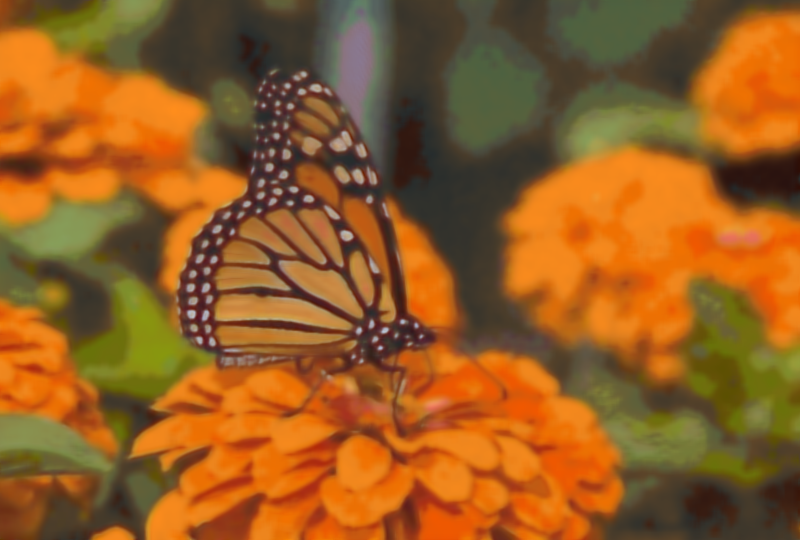
#> input picture data set/data 1/out 1/denoised2.png, 800 x 540 px
$ python dct.py denoised2.png   (older library calls are emulated)
#> lines starting #> are read from the running program, lines starting #| are printed output that depends on the picture
import sys, os
from PIL import Image
import numpy
import scipy.fftpack

# sourceImage = sys.argv[1]
sourceImage = 'denoised2.png'
image = Image.open('denoised2.png')
#> image is the input picture: PIL image 800x540 RGB; mean R, G, B 148.1, 93.1, 35.2
image = image.resize( (128,128), 1 )
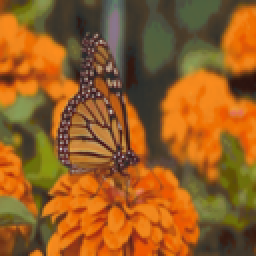
#> image: PIL image 128x128 RGB (shown 2 times larger); mean R, G, B 148.1, 93.1, 35.2
#image = image.convert("L")

dctSize = image.size[0]
#> dctSize = 128

# get raw pixel values:
pixels = numpy.array(image.getdata(), dtype=numpy.float).reshape((dctSize, dctSize,3))

# perform 2-dimensional DCT (discrete cosine transform):
dct = scipy.fftpack.dct(scipy.fftpack.dct(pixels.T, norm="ortho").T, norm="ortho")
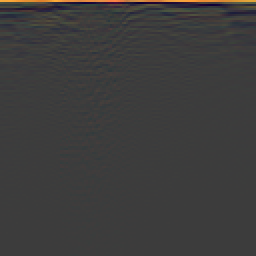
#> dct: shape (128, 128, 3) float64 (shown 2 times larger); mean R, G, B 11.8, 3.4, -0.6; drawn with min black and max white

# create a series of images with increasingly larger parts of the DCT values being used:
os.mkdir("frames/")
for i in range(0, dctSize):
    dct2 = dct.copy()

    # zero out part of the higher frequencies of the DCT values:
    dct2[i:,:] = 0
    dct2[:,i:] = 0

    # perform 2d inverse DCT to get pixels back:
    idct = scipy.fftpack.idct(scipy.fftpack.idct(dct2.T, norm='ortho').T, norm='ortho')

    # clip/convert pixel values obtained by IDCT, and create image:
    # idct = idct.clip(0, 255)
    idct = idct.astype("uint8")

    img = Image.fromarray(idct)
    img = img.resize((512,512), Image.ANTIALIAS)
    #print img

    img.save("frames/img_%04d.png" % i)
#> this loop made 128 passes
#> pass 2, `idct = scipy.fftpack.idct(scipy.fftpack.idct(dct2.T, norm='ortho').T, ..`:
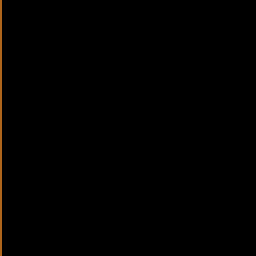
#> idct: shape (128, 128, 3) float64 (shown 2 times larger); mean R, G, B 1.4, 0.8, 0.2
#> after the loop:
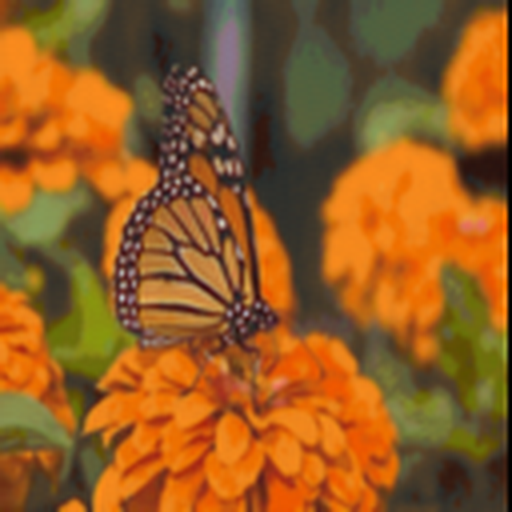
#> img: PIL image 512x512 RGB; mean R, G, B 146.4, 92, 34.6


os.system("convert -delay 30 -comment 'example of Discrete Cosine Transform (source image: %s)' frames/img_*.png dct.gif" % sourceImage)
